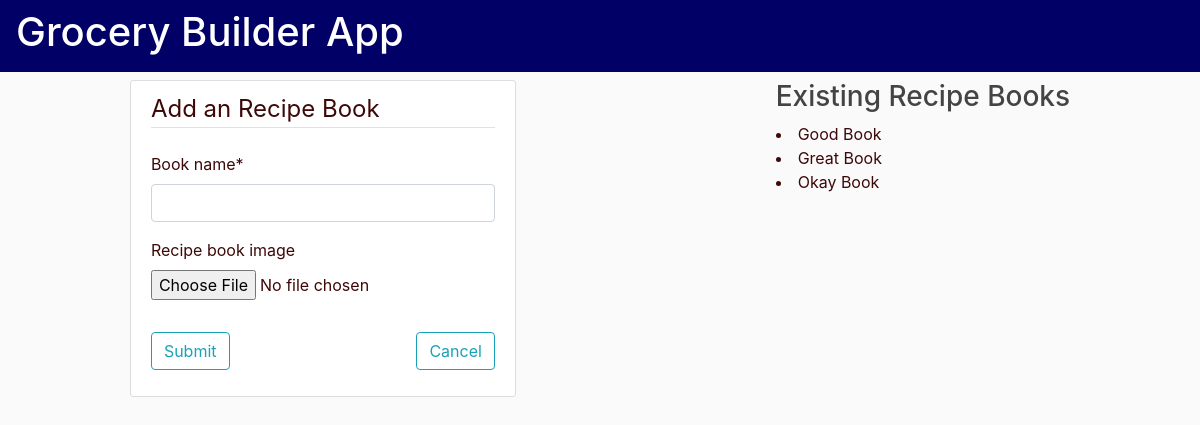
Page /recipe_book/ on the committed database.
### components/models.py (models this page shows)
class RecipeBook(models.Model):
    book_name = models.CharField(max_length=100)
    recipe_book_image = models.ImageField(
        blank=True, null=True, default="default_book.jpg", upload_to="recipe_book_pics/")
    def __str__(self):
        return self.book_name

### components/views.py (the view, shortened to what this page needs)
# urls.py: path('recipe_book/', AddRecipeBook.as_view(), name='recipe_book'),
class AddRecipeBook(CreateView):
    model = RecipeBook
    fields = ['book_name', 'recipe_book_image']
    success_url = '/home_admin'
    def get_context_data(self, **kwargs):
        kwargs['object_list'] = RecipeBook.objects.order_by(
            'book_name')
        return super().get_context_data(**kwargs)

### templates/components/recipebook_form.html (shortened to what this page needs)
{% extends 'base.html' %}
{% load crispy_forms_tags %}
{% block content %}
<div class='content-section'>
    <form method="POST" enctype='multipart/form-data'>
        <fieldset class='form-group'>
            <legend class="border-bottom mb-4">Add an Recipe Book {{ object }}</legend>
            {{ form|crispy }}
        </fieldset>
        <div class="form-group">
            <button class='btn btn-outline-info' type='submit'>Submit</button>
            <a class='btn btn-outline-info float-right' type='button' href=" {% url 'home_admin' %}">Cancel</a>
        </div>
    </form>
</div>
{% endblock %}
{% block content2 %}
<div>
    <h3>Existing Recipe Books</h3>{% for obj in object_list %}
    <li>{{obj}}</li>
    {% endfor %}
</div>
{% endblock %}

### home/static/home/main.css (style rules this page uses)
body { background: #fafafa; color: #3d0808; margin-top: 5rem; }
h1, h2, h3, h4, h5, h6 { color: #444444; }
.content-section { background: #ffffff; padding: 10px 20px; border: 1px solid #dddddd; border-radius: 3px; margin-bottom: 20px; }

### rows in the picture
RecipeBook: book_name "Good Book"
RecipeBook: book_name "Great Book"
RecipeBook: book_name "Okay Book"
